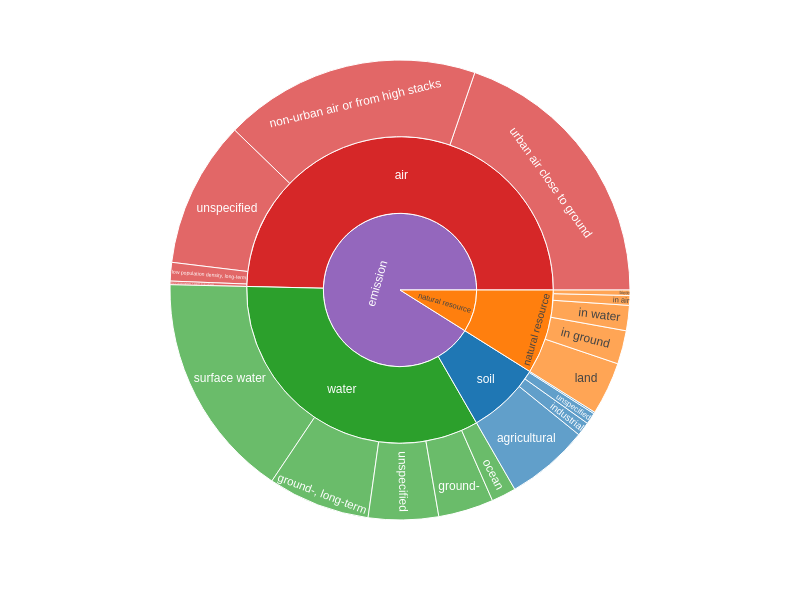

Source (notebook cell):
### Code cell
import pandas as pd
import plotly.express as px
import matplotlib.colors as mcolors

# Data
data = {
    'Type': ['emission', 'emission', 'emission', 'emission', 'emission', 'emission', 'emission', 'emission', 'emission', 'emission', 'emission', 'emission', 'emission', 'emission', 'natural resource', 'natural resource', 'natural resource', 'natural resource', 'natural resource'],
    'Compartment': ['air', 'air', 'air', 'air', 'air', 'soil', 'soil', 'soil', 'soil', 'water', 'water', 'water', 'water', 'water', 'natural resource', 'natural resource', 'natural resource', 'natural resource', 'natural resource'],
    'Subcompartment': ['low population density, long-term', 'lower stratosphere + upper troposphere', 'non-urban air or from high stacks', 'unspecified', 'urban air close to ground', 'agricultural', 'forestry', 'industrial', 'unspecified', 'ground-', 'ground-, long-term', 'ocean', 'surface water', 'unspecified', 'biotic', 'in air', 'in ground', 'in water', 'land'],
    'Count': [5055, 987, 70086, 40052, 76622, 22741, 458, 3834, 3121, 15075, 27901, 6733, 62007, 19135, 1479, 2669, 9154, 6886, 14457]
}

df_data = pd.DataFrame(data)

# Aggregate the counts to handle duplicates
df_agg = df_data.groupby(['Compartment', 'Subcompartment', 'Type'], as_index=False).sum()

# Define the ggplot color palette
ggplot_palette = plt.get_cmap('tab10').colors
ggplot_palette_hex = [mcolors.rgb2hex(rgb) for rgb in ggplot_palette]

# update layout
fig = px.sunburst(df_agg, path=['Type', 'Compartment', 'Subcompartment'], values='Count', color='Compartment', color_discrete_sequence=ggplot_palette_hex)
fig.update_layout(
    width=800,  # Adjust the width of the plot
    height=600,  # Adjust the height of the plot
    font=dict(
        family="Arial",  # Choose a suitable font family
        size=12,  # Adjust the font size
    ),
)

# Export the figure with at least 300 dpi
#fig.write_image("sunburst_diagram.png", scale=3, engine='kaleido')  # Scale up to achieve at least 300 dpi

fig.show()

### Figure 1 — Plotly figure (JSON) as saved in the notebook; plotly's stock layout.template omitted (floating-point values rounded to 4 significant figures)
{"data": [{"branchvalues": "total", "customdata": [["soil"], ["natural resource"], ["soil"], ["water"], ["water"], ["soil"], ["natural resource"], ["natural resource"], ["natural resource"], ["natural resource"], ["air"], ["air"], ["air"], ["water"], ["water"], ["water"], ["air"], ["soil"], ["air"], ["air"], ["natural resource"], ["soil"], ["water"], ["(?)"], ["natural resource"]], "domain": {"x": [0, 1], "y": [0, 1]}, "hovertemplate": "labels=%{label}<br>Count=%{value}<br>parent=%{parent}<br>id=%{id}<br>Compartment=%{customdata[0]}<extra></extra>", "ids": ["emission/soil/agricultural", "natural resource/natural resource/biotic", "emission/soil/forestry", "emission/water/ground-", "emission/water/ground-, long-term", "emission/soil/industrial", "natural resource/natural resource/in water", "natural resource/natural resource/land", "natural resource/natural resource/in air", "natural resource/natural resource/in ground", "emission/air/low population density, long-term", "emission/air/lower stratosphere + upper troposphere", "emission/air/non-urban air or from high stacks", "emission/water/ocean", "emission/water/unspecified", "emission/water/surface water", "emission/air/unspecified", "emission/soil/unspecified", "emission/air/urban air close to ground", "emission/air", "natural resource/natural resource", "emission/soil", "emission/water", "emission", "natural resource"], "labels": ["agricultural", "biotic", "forestry", "ground-", "ground-, long-term", "industrial", "in water", "land", "in air", "in ground", "low population density, long-term", "lower stratosphere + upper troposphere", "non-urban air or from high stacks", "ocean", "unspecified", "surface water", "unspecified", "unspecified", "urban air close to ground", "air", "natural resource", "soil", "water", "emission", "natural resource"], "marker": {"colors": ["#1f77b4", "#ff7f0e", "#1f77b4", "#2ca02c", "#2ca02c", "#1f77b4", "#ff7f0e", "#ff7f0e", "#ff7f0e", "#ff7f0e", "#d62728", "#d62728", "#d62728", "#2ca02c", "#2ca02c", "#2ca02c", "#d62728", "#1f77b4", "#d62728", "#d62728", "#ff7f0e", "#1f77b4", "#2ca02c", "#9467bd", "#ff7f0e"]}, "name": "", "parents": ["emission/soil", "natural resource/natural resource", "emission/soil", "emission/water", "emission/water", "emission/soil", "natural resource/natural resource", "natural resource/natural resource", "natural resource/natural resource", "natural resource/natural resource", "emission/air", "emission/air", "emission/air", "emission/water", "emission/water", "emission/water", "emission/air", "emission/soil", "emission/air", "emission", "natural resource", "emission", "emission", "", ""], "type": "sunburst", "values": [22741, 1479, 458, 15075, 27901, 3834, 6886, 14457, 2669, 9154, 5055, 987, 70086, 6733, 19135, 62007, 40052, 3121, 76622, 192802, 34645, 30154, 130851, 353807, 34645]}], "layout": {"font": {"family": "Arial", "size": 12}, "height": 600, "legend": {"tracegroupgap": 0}, "margin": {"t": 60}, "sunburstcolorway": ["#1f77b4", "#ff7f0e", "#2ca02c", "#d62728", "#9467bd", "#8c564b", "#e377c2", "#7f7f7f", "#bcbd22", "#17becf"], "width": 800}}
